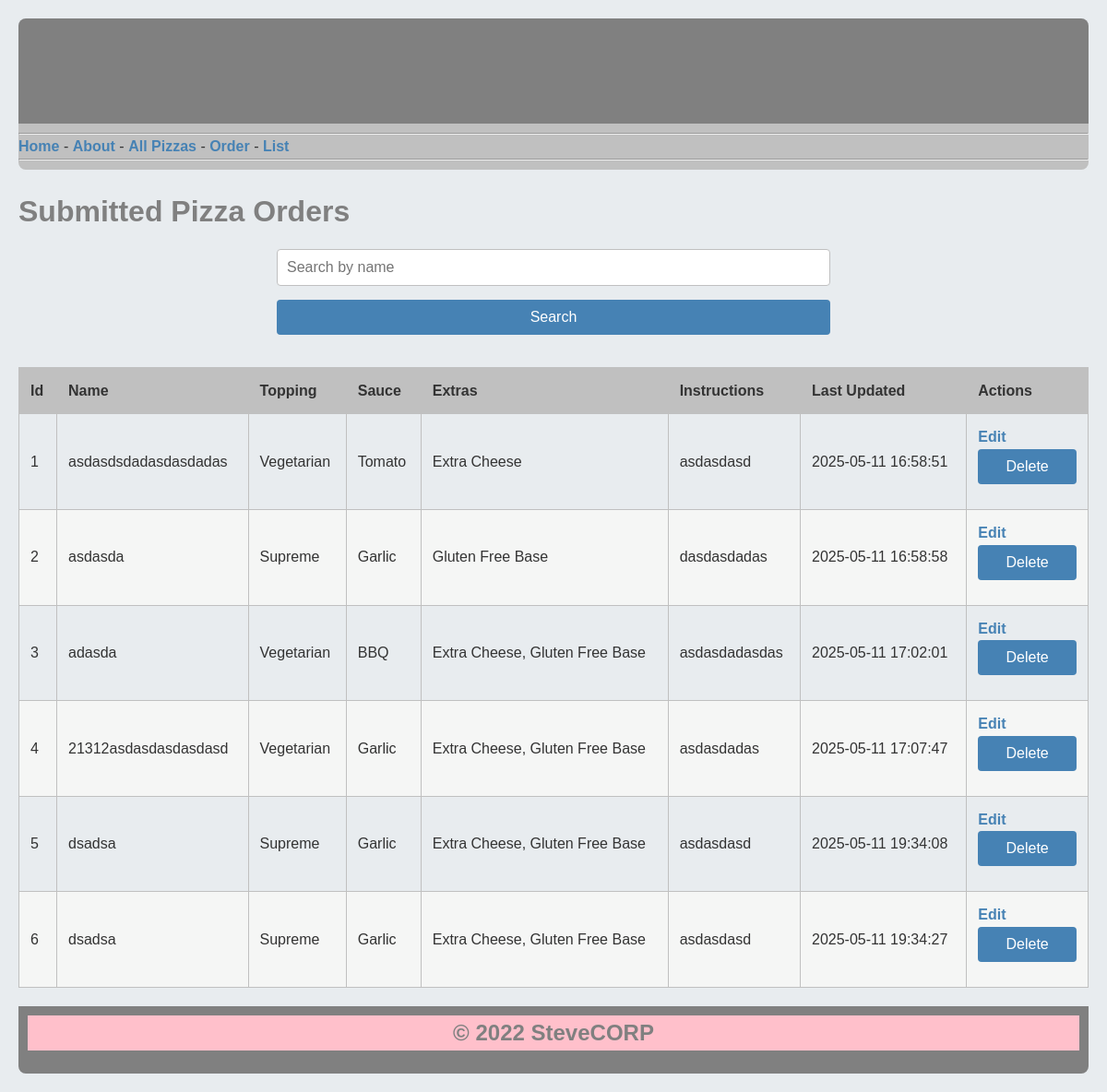
The page /orderList on the database as committed earlier.
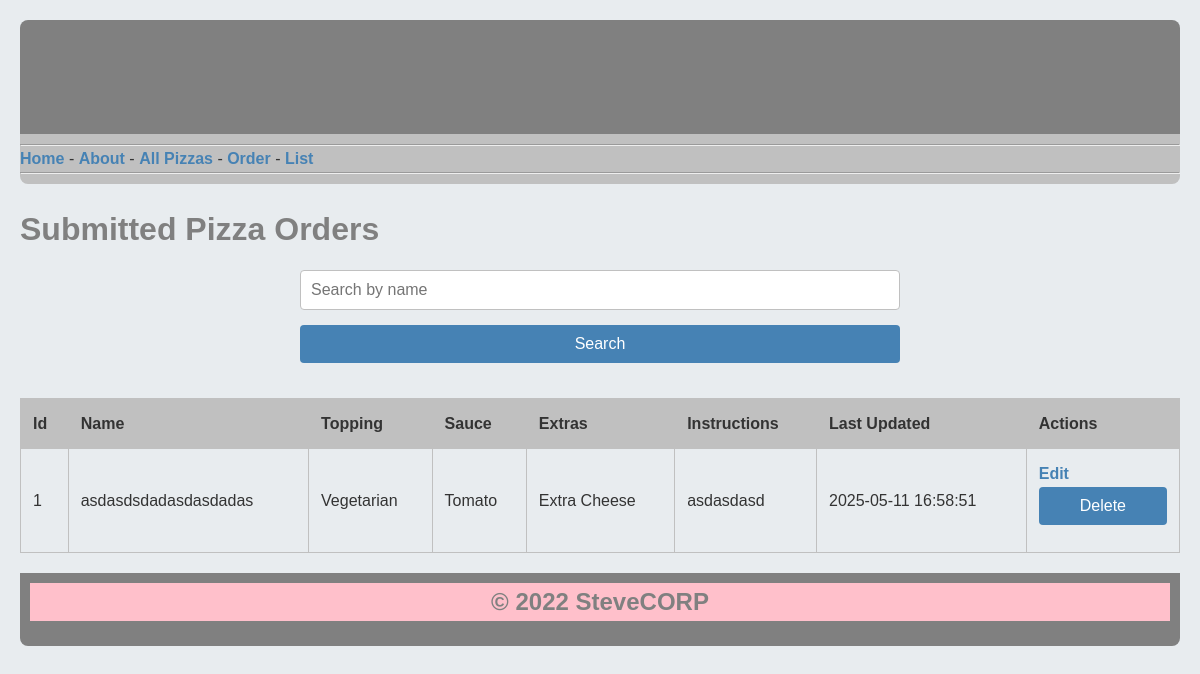
The same page on the database as committed later.
### tables this page shows
CREATE TABLE Orders (id INTEGER PRIMARY KEY AUTOINCREMENT, name TEXT NOT NULL, topping TEXT NOT NULL, sauce TEXT NOT NULL, extras TEXT, instructions TEXT, update_time TEXT NOT NULL);

### main.py (the view)
@app.route('/orderList')
def orderList():
    search_query = request.args.get('search', '')
    db = get_db()
    if search_query:
        cursor = db.execute("SELECT * FROM Orders WHERE name LIKE ? ORDER BY id ASC", ('%' + search_query + '%',))
    else:
        cursor = db.execute("SELECT * FROM Orders ORDER BY id ASC")
    orders = cursor.fetchall()
    db.close()
    return render_template('orders_list.html', orders=orders, search_query=search_query)

### templates/orders_list.html (shortened to what this page needs)
{% extends 'layout.html' %}
{% block content %}
    <head>
    </head>
    <body>
    <h1>Submitted Pizza Orders</h1>
    <form action="{{ url_for('orderList') }}" method="get">
        <input type="text" name="search" value="{{ search_query }}" placeholder="Search by name"><input type="submit"
                                                                                                        value="Search">
    </form>
    <table>
        <thead>
        <tr>
            <th>Id</th>
            <th>Name</th>
            <th>Topping</th>
            <th>Sauce</th>
            <th>Extras</th>
            <th>Instructions</th>
            <th>Last Updated</th>
            <th>Actions</th>
        </tr>
        </thead>
        <tbody>
        {% for order in orders %}
            <tr>
                <td>{{ order.id }}</td>
                <td>{{ order.name }}</td>
                <td>{{ order.topping }}</td>
                <td>{{ order.sauce }}</td>
                <td>{{ order.extras }}</td>
                <td>{{ order.instructions }}</td>
                <td>{{ order.update_time }}</td>
                <td>
                    <a href="{{ url_for('edit_order', id=order.id) }}">Edit</a>
                    <form action="{{ url_for('delete_order', id=order.id) }}" method="post" style="display:inline;">
                        <input type="submit" value="Delete" onclick="return confirm('Are you sure?')">
                    </form>
                </td>
            </tr>
        {% endfor %}
        </tbody>
    </table>
    </body>
{% endblock %}

Rows that differ between the two databases and show on the page:
removed Orders: id "2", name "asdasda", topping "Supreme", sauce "Garlic", extras "Gluten Free Base", instructions "dasdasdadas", update_time "2025-05-11 16:58:58"
removed Orders: id "3", name "adasda", topping "Vegetarian", sauce "BBQ", extras "Extra Cheese, Gluten Free Base", instructions "asdasdadasdas", update_time "2025-05-11 17:02:01"
removed Orders: id "4", name "21312asdasdasdasdasd", topping "Vegetarian", sauce "Garlic", extras "Extra Cheese, Gluten Free Base", instructions "asdasdadas", update_time "2025-05-11 17:07:47"
removed Orders: id "5", name "dsadsa", topping "Supreme", sauce "Garlic", extras "Extra Cheese, Gluten Free Base", instructions "asdasdasd", update_time "2025-05-11 19:34:08"
removed Orders: id "6", name "dsadsa", topping "Supreme", sauce "Garlic", extras "Extra Cheese, Gluten Free Base", instructions "asdasdasd", update_time "2025-05-11 19:34:27"
